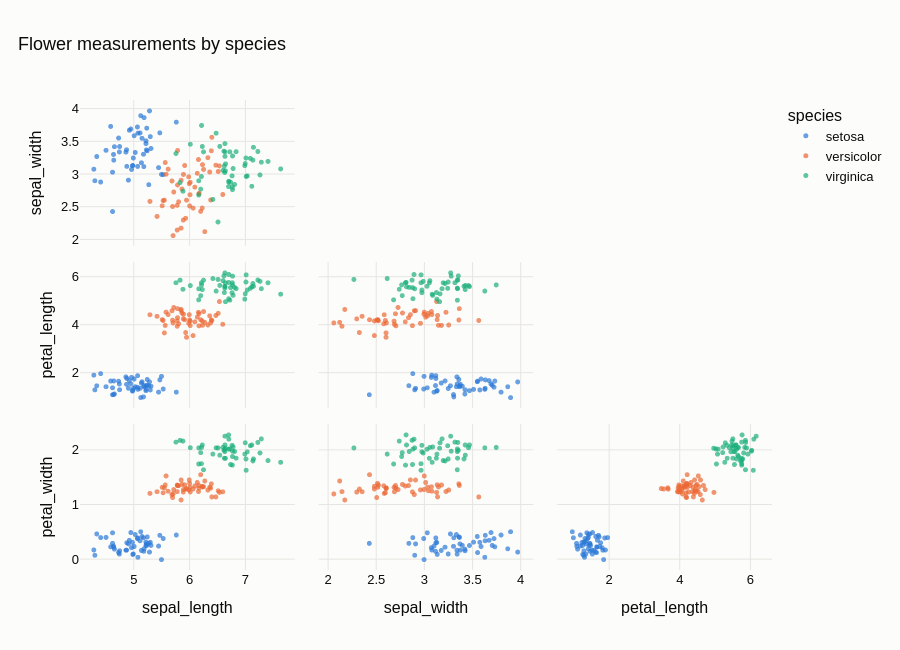

The cell this chart's notebook holds for it:
### Markdown cell above
### plotly

### Code cell
import plotly.express as px
fig = px.scatter_matrix(df, dimensions=["sepal_length", "sepal_width", "petal_length", "petal_width"],
                        color="species", color_discrete_sequence=PALETTE, opacity=0.7,
                        title="Flower measurements by species")
fig.update_traces(diagonal_visible=False, showupperhalf=False, marker=dict(size=5))
fig.update_layout(height=650)
fig.show()
